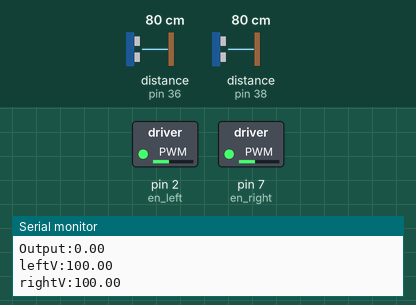
Simulated run of this sketch. Board: Arduino Mega 2560, built with avr-gcc and run on an emulated ATmega2560. Parts: switched loads named in the sketch (green lamp = pin HIGH), the last lines printed to the serial monitor. Wiring (inferred from the names in the program): 2 × ultrasonic range finder: trigger pin 34, echo pin 36 / trigger pin 40, echo pin 38. Inputs (shaded band) come from the test bench; at power-on: distance to the obstacle (sensors on pin 36, pin 38) 80 cm. The echo pulse lasts 58.3 µs per cm; pins used as bus, display or sensor lines are not drawn.

Above: at 1.9 s.
2.0 s: distance to the obstacle (sensor on pin 36) set to 2 cm
At 3.3 s:
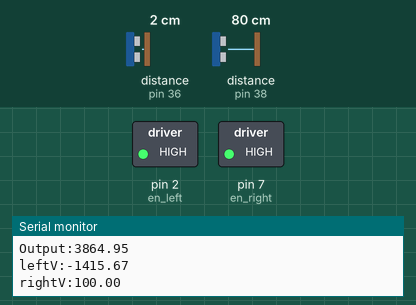
3.8 s: distance to the obstacle (sensor on pin 38) set to 4 cm
At 7.4 s:
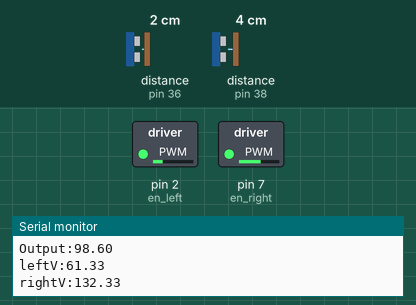
8.1 s: distance to the obstacle (sensor on pin 36) set to 9 cm
At 9.4 s:
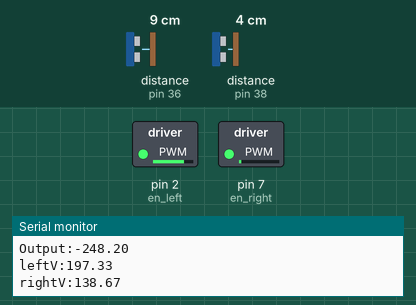
12.4 s: distance to the obstacle (sensor on pin 38) set to 60 cm
At 14.7 s:
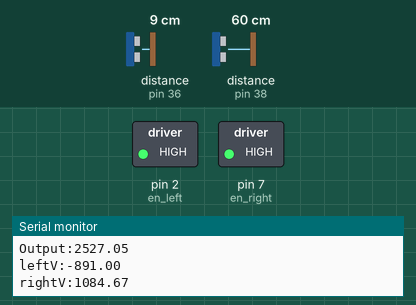
16.7 s: distance to the obstacle (sensor on pin 36) set to 51 cm
19.0 s: distance to the obstacle (sensor on pin 36) set to 55 cm
At 20.5 s:
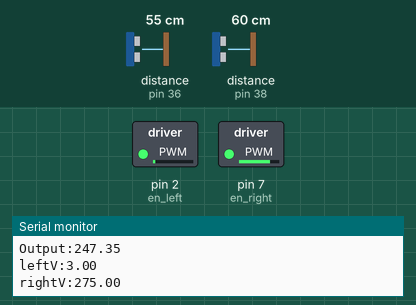
Timing chart, 0 to 22.0 s (numbered marks = the images above; inputs shaded):
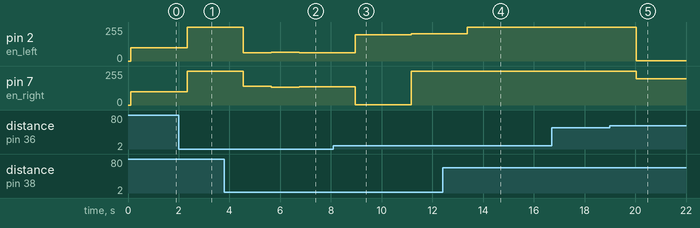

Measured:
- the behaviour switches between 54 and 55 cm on distance to the obstacle (sensor on pin 36) (found by bisection; images 4 and 5)
- after the input at 2.0 s, pin 2 (en_left), pin 7 (en_right): 100/255 → 255/255 after 0.34 s
- after the input at 3.8 s, pin 2 (en_left): 255/255 → 61/255 after 0.75 s, → 67/255 1.1 s later, → 61/255 1.1 s later; pin 7 (en_right): 255/255 → 139/255 after 0.75 s, → 132/255 1.1 s later, → 138/255 1.1 s later
- after the input at 8.1 s, pin 2 (en_left): 61/255 → 197/255 after 0.86 s, → 203/255 2.2 s later; pin 7 (en_right): 138/255 → 2/255 after 0.86 s, → 255/255 2.2 s later
- after the input at 12.4 s, pin 2 (en_left): 203/255 → 255/255 after 0.99 s
- after the input at 19.0 s, pin 2 (en_left): 255/255 → 2/255 after 1.0 s; pin 7 (en_right): 255/255 → 197/255 after 1.0 s

The sketch:

PID_test1.ino
```cpp
// ultrasonic pins
const int trigPinL = 40;
const int echoPinL = 38;

const int trigPinR = 34;
const int echoPinR = 36;

long durationL;
float distanceL;

long durationR;
float distanceR;

//PID constants
double kp = 50;
double ki = 0;
double kd = 0;

const int en_right=7, en_left=2, rightPin_1 = 5,rightPin_2 = 6,leftPin_1 = 3,leftPin_2 = 4;
float vL = 100, vR = 100;

void ultrasonic (char d)
{
 if (d== 'r')
{
// Clears the trigPin
digitalWrite(trigPinR, LOW);
delayMicroseconds(2);
// Sets the trigPin on HIGH state for 10 micro seconds
digitalWrite(trigPinR, HIGH);
delayMicroseconds(10);
digitalWrite(trigPinR, LOW);
// Reads the echoPin, returns the sound wave travel time in microseconds
durationR = pulseIn(echoPinR, HIGH);
// Calculating the distance
distanceR= durationR*0.034/2;
// Prints the distance on the Serial Monitor
Serial.print("DistanceR: ");
Serial.println(distanceR);
}

 else if (d== 'l')
{
// Clears the trigPin
digitalWrite(trigPinL, LOW);
delayMicroseconds(2);
// Sets the trigPin on HIGH state for 10 micro seconds
digitalWrite(trigPinL, HIGH);
delayMicroseconds(10);
digitalWrite(trigPinL, LOW);
// Reads the echoPin, returns the sound wave travel time in microseconds
durationL = pulseIn(echoPinL, HIGH);
// Calculating the distance
distanceL= durationL*0.034/2;
// Prints the distance on the Serial Monitor
Serial.print("DistanceL: ");
Serial.println(distanceL);
}
}


unsigned long currentTime, previousTime;
double elapsedTime;
double error;
double lastError;
double input, output, setPoint;
double cumError, rateError;

void setup(){
  setPoint = 0;                          //set point at zero degrees
  pinMode(trigPinL, OUTPUT);
  pinMode(echoPinL, INPUT);

  pinMode(trigPinR, OUTPUT);
  pinMode(echoPinR, INPUT);

  digitalWrite(rightPin_2 , HIGH);
  digitalWrite(rightPin_1 , LOW);

  digitalWrite(leftPin_2 , LOW);
  digitalWrite(leftPin_1 , HIGH);

  Serial.begin(9600);
}

void loop(){

  ultrasonic ('r');
  ultrasonic ('l');

//  input = analogRead(A0);                //read from rotary encoder connected to A0
  output = computePID(input);
  Serial.print("Output:");
  Serial.println(output);

  delay(100);
//  analogWrite(3, output);                //control the motor based on PID value
  vL = 100 - output*100/255;
  Serial.print("leftV:");
  Serial.println(vL);
  Serial.print("rightV:");
  Serial.println(vR);
  vR = 100 + output*100/255;

  analogWrite(en_left , vL);
  analogWrite(en_right , vR);

  Serial.print("\n");
  delay(1000);
}

double computePID(double inp){
        currentTime = millis();                //get current time
        elapsedTime = (double)(currentTime - previousTime);        //compute time elapsed from previous computation

        error = distanceL - distanceR;                                // determine error
        cumError += error * elapsedTime;                // compute integral
        rateError = (error - lastError)/elapsedTime;   // compute derivative

        double out = kp*error + ki*cumError + kd*rateError;                //PID output

        lastError = error;                                //remember current error
        previousTime = currentTime;                        //remember current time

        return out;                                        //have function return the PID output
}
```
